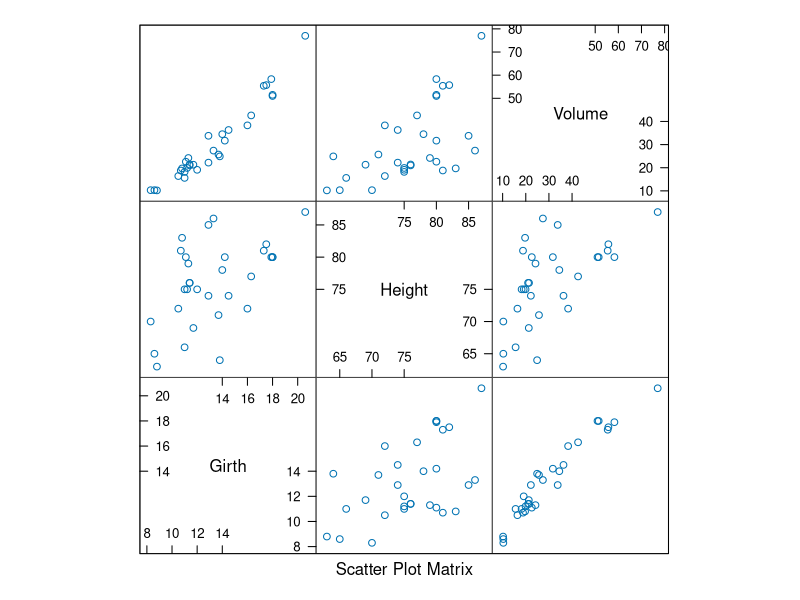
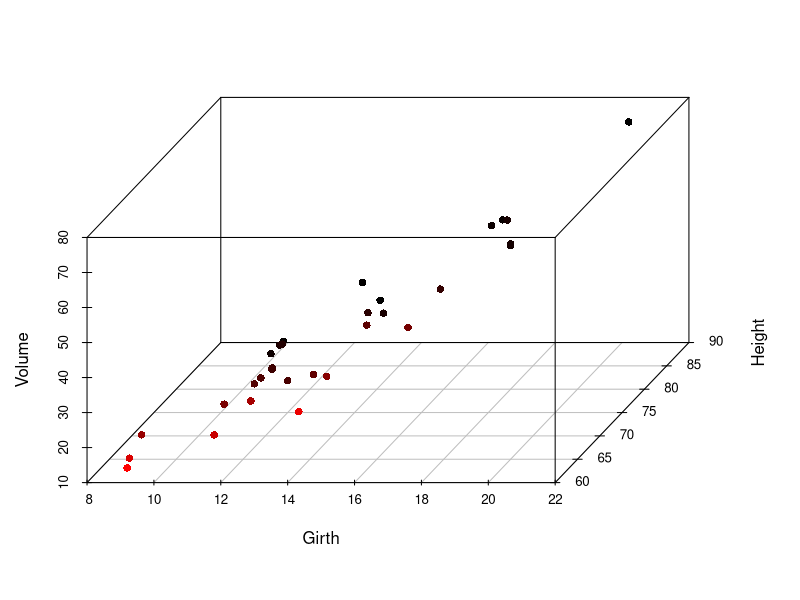
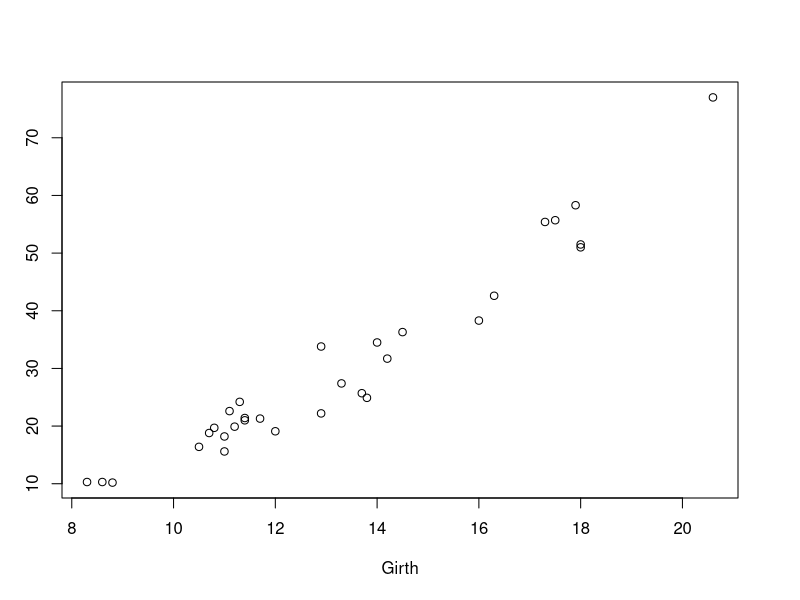
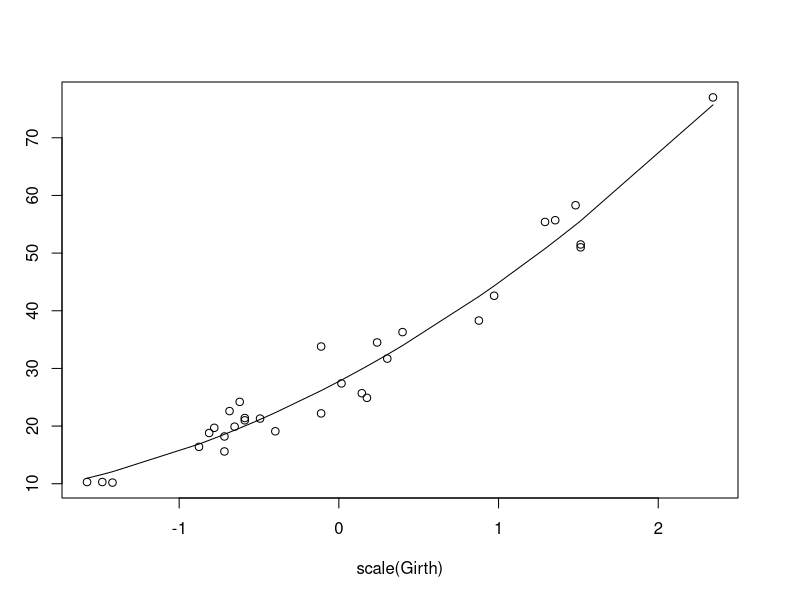
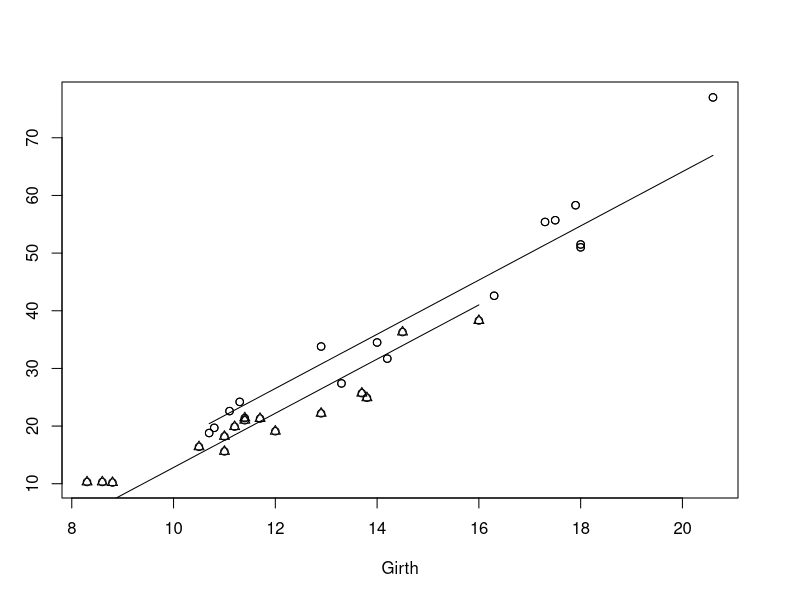

These figures' R source, in order:
## ---- chunk 1
# This chapter's package dependencies
library(scatterplot3d)
library(lattice)
## ---- chunk 2
head(trees)
## ---- chunk 3
splom(trees)
## ---- chunk 4
s3d <- with(trees, scatterplot3d(Girth, Height, Volume, pch = 16, 
                                 highlight.3d = TRUE, angle = 60))
fit <- lm(Volume ~ Girth + Height, data = trees)
## ---- chunk 5
trees.lm <- lm(Volume ~ Girth + Height, data = trees)
trees.lm
## ---- chunk 6
head(model.matrix(trees.lm))
## ---- chunk 7
fitted(trees.lm)[1:5]
## ---- chunk 8
new <- data.frame(Girth = c(9.1, 11.6, 12.5), Height = c(69, 74, 87))
## ---- chunk 9
new
## ---- chunk 10
predict(trees.lm, newdata = new)
## ---- chunk 11
treesFIT <- round(predict(trees.lm, newdata = new), 1)
## ---- chunk 12
residuals(trees.lm)[1:5]
## ---- chunk 13
treesumry <- summary(trees.lm)
treesumry$sigma
## ---- chunk 14
confint(trees.lm)
## ---- chunk 15
treesPAR <- round(confint(trees.lm), 1)
## ---- chunk 16
new <- data.frame(Girth = c(9.1, 11.6, 12.5), Height = c(69, 74, 87))
## ---- chunk 17
predict(trees.lm, newdata = new, interval = "confidence")
## ---- chunk 18
treesCI <- round(predict(trees.lm, newdata = new, interval = "confidence"), 1)
## ---- chunk 19
predict(trees.lm, newdata = new, interval = "prediction")
## ---- chunk 20
treesPI <- round(predict(trees.lm, newdata = new, interval = "prediction"), 1)
## ---- chunk 21
treesumry$r.squared
## ---- chunk 22
treesumry$adj.r.squared
## ---- chunk 23
treesumry$fstatistic
## ---- chunk 24
treesumry
## ---- chunk 25
plot(Volume ~ Girth, data = trees)
## ---- chunk 26
treesquad.lm <- lm(Volume ~ scale(Girth) + I(scale(Girth)^2), data = trees)
summary(treesquad.lm)
## ---- chunk 27
plot(Volume ~ scale(Girth), data = trees)
lines(fitted(treesquad.lm) ~ scale(Girth), data = trees)
## ---- chunk 28
new <- data.frame(Girth = c(9.1, 11.6, 12.5))
predict(treesquad.lm, newdata = new, interval = "prediction")
## ---- chunk 29
summary(lm(Volume ~ Girth + I(Girth^2), data = trees))
## ---- chunk 30
trees$Tall <- cut(trees$Height, breaks = c(-Inf, 76, Inf), 
                  labels = c("no","yes"))
trees$Tall[1:5]
## ---- chunk 31
class(trees$Tall)
## ---- chunk 32
treesdummy.lm <- lm(Volume ~ Girth + Tall, data = trees)
summary(treesdummy.lm)
## ---- chunk 33
treesTall <- split(trees, trees$Tall)
treesTall[["yes"]]$Fit <- predict(treesdummy.lm, treesTall[["yes"]])
treesTall[["no"]]$Fit <- predict(treesdummy.lm, treesTall[["no"]])
plot(Volume ~ Girth, data = trees)
points(Volume ~ Girth, data = treesTall[["yes"]], pch = 1)
points(Volume ~ Girth, data = treesTall[["no"]], pch = 2)
lines(Fit ~ Girth, data = treesTall[["yes"]])
lines(Fit ~ Girth, data = treesTall[["no"]])
## ---- chunk 34
treesfull.lm <- lm(Volume ~ Girth + I(Girth^2) + Height + 
                   I(Height^2), data = trees)
summary(treesfull.lm)
## ---- chunk 35
treesreduced.lm <- lm(Volume ~ -1 + Girth + I(Girth^2), data = trees)
## ---- chunk 36
anova(treesreduced.lm, treesfull.lm)
## ---- chunk 37
treesreduced2.lm <- lm(Volume ~ Girth + I(Girth^2) + Height, 
                       data = trees)
anova(treesreduced2.lm, treesfull.lm)
## ---- chunk 38
treesNonlin.lm <- lm(log(Volume) ~ log(Girth) + log(Height), data = trees)
summary(treesNonlin.lm)
## ---- chunk 39
exp(confint(treesNonlin.lm))
## ---- chunk 40
new <- data.frame(Girth = c(9.1, 11.6, 12.5), Height = c(69, 74, 87))
exp(predict(treesNonlin.lm, newdata = new, interval = "confidence"))
## ---- chunk 41
# fake data 
set.seed(1) 
x <- seq(from = 0, to = 1000, length.out = 200) 
y <- 1 + 2*(sin((2*pi*x/360) - 3))^2 + rnorm(200, sd = 2)
# plot(x, y)
acc.nls <- nls(y ~ a + b*(sin((2*pi*x/360) - c))^2, 
               start = list(a = 0.9, b = 2.3, c = 2.9))
summary(acc.nls)
#plot(x, fitted(acc.nls))
